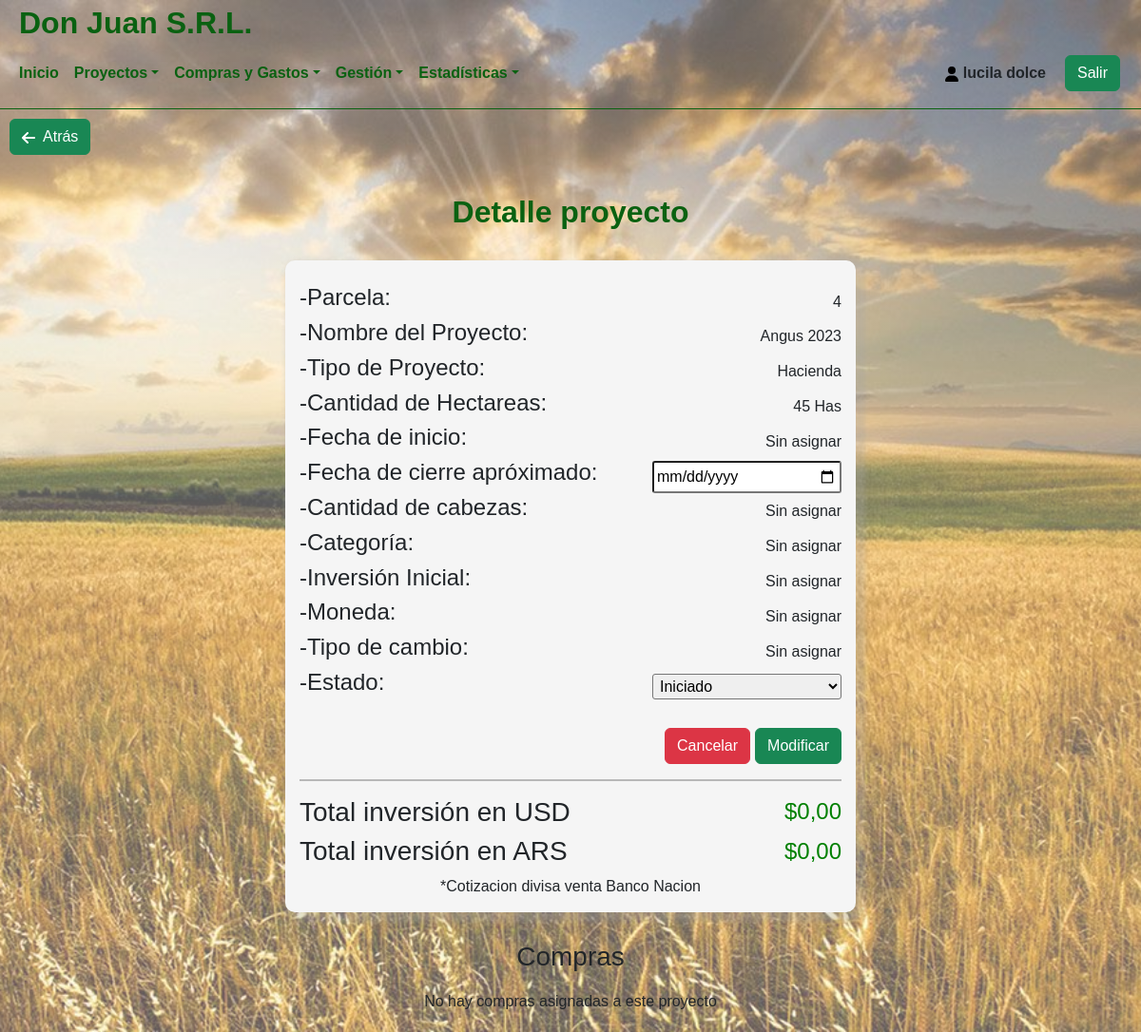
The app's page /System/detalleProyecto.php?no=6 (signed in) with its own data.
### tables this page shows
CREATE TABLE `usuarios` (
  `id_usuario` int(11) NOT NULL,
  `usuario` varchar(45) NOT NULL,
  `password` varchar(45) NOT NULL,
  `nombre` varchar(45) NOT NULL,
  `apellido` varchar(45) NOT NULL,
  `id_tipoUsuario` int(11) NOT NULL,
  `id_EstadoUsuario` int(1) NOT NULL
);

CREATE TABLE `proyectos` (
  `id_Proyecto` int(11) NOT NULL,
  `id_Parcela` int(11) NOT NULL,
  `nombreProyecto` varchar(45) NOT NULL,
  `id_TipoProyecto` int(11) NOT NULL,
  `cantidadHas` int(11) NOT NULL,
  `id_EstadoProyecto` int(11) NOT NULL
);

CREATE TABLE `tipoproyecto` (
  `id_tipoProyecto` int(11) NOT NULL,
  `tipoProyecto` varchar(45) NOT NULL
);

CREATE TABLE `estadoproyecto` (
  `id_EstadoProyecto` int(11) NOT NULL,
  `estado` varchar(45) NOT NULL
);

### System/detalleProyecto.php (the view, shortened to what this page needs)
<?php
include('../Template/Cabecera.php');
include('../Modelo/Conexion.php');
$iduser = $_SESSION['usuario'];
$sql = "SELECT * FROM usuarios WHERE usuario='$iduser'";
$resultado = $conexion->query($sql);
$row = $resultado->fetch_assoc();
$tipoUsu = $row['id_tipoUsuario'];
$consulta = Consultar($_GET['no']);
function Consultar($no_id)
{
    include('../Modelo/Conexion.php');
	$sentencia =  "SELECT * FROM proyectos WHERE id_Proyecto='".$no_id."'";
	$resultado = mysqli_query($conexion, $sentencia);
	$filas = mysqli_fetch_assoc($resultado);
	return [
		$filas['id_Proyecto'],
		$filas['id_Parcela'],
		$filas['nombreProyecto'],
		$filas['id_TipoProyecto'],
		$filas['cantidadHas'],
		$filas['id_EstadoProyecto'],
	];
}
$id = $consulta[0];
$estadoPro = $consulta[5];
?>
<div class="centrado">
    <div class="centrado-vlv">
        <a href="./todosLosProyectos.php"><button class="btn btn-success">&nbsp Atrás</button></a>
    </div>
    <div class="centrado--titulo">
    <h1>Detalle proyecto</h1>
    </div>
    <?php
        $sent= "SELECT estado FROM estadoproyecto WHERE id_EstadoProyecto = $consulta[5]";
        $resultado = $conexion->query($sent);
        $row = $resultado->fetch_assoc();
        $estado = $row['estado'];
    ?>
    <form class="centrado--form" name="form_mod" id="form_mod" action="./modProyecto.php" method="POST" enctype='multipart/form-data'>
    <div class="centrado--form--info" style="color:transparent;height:10px;">
            <div>
                <input style="color:transparent;" type="number" name="id" class="readonly" readonly value="<?php echo $id;?>">
            </div>
        </div>
        <div class="labelInput">
            <div>
                <h4>-Parcela:</h4>
            </div>
            <div>
                <p><?php echo $consulta[1];?></p>
            </div>
        </div>
        <div class="labelInput">
            <div>
                <h4>-Nombre del Proyecto:</h4>
            </div>
            <div>
                <p><?php echo $consulta[2];?></p>
            </div>
        </div>
        <div class="labelInput">
            <div>
                <h4>-Tipo de Proyecto:</h4>
            </div>
            <div>
                <p><?php
                $sent= "SELECT tipoProyecto FROM tipoproyecto WHERE id_tipoProyecto = $consulta[3]";
                $resultado = $conexion->query($sent);
                $row = $resultado->fetch_assoc();
                $tipo = $row['tipoProyecto'];
                echo $tipo;?></p>
            </div>
        </div>
        <div class="labelInput">
            <div>
                <h4>-Cantidad de Hectareas:</h4>
            </div>
            <div>
                <p><?php echo $consulta[4]." Has";?></p>
            </div>
        </div>
        <?php
            if($consulta[3] == 1){
                $sent= "SELECT dh.fechaInicio, dh.fechaCierre, dh.cantidadCabezas, ca.nombreCategoria, dh.inversion, m.moneda, dh.tipoCambio
                FROM detallehacienda dh
                INNER JOIN categoria ca ON ca.id_Categoria = dh.id_Categoria
                LEFT JOIN moneda m ON m.id_Moneda = dh.id_Moneda
                WHERE dh.id_Proyecto = $consulta[0]";
                $resultado = $conexion->query($sent);
                $row = $resultado->fetch_assoc();
                $fechaInicio = $row['fechaInicio'];
                $fechaCierre = $row['fechaCierre'];
                $cantidadCabezas = $row['cantidadCabezas'];
                $nombreCategoria = $row['nombreCategoria'];
                $inversion = $row['inversion'];
                $moneda = $row['moneda'];
                $tipoCambio = $row['tipoCambio'];
            ?>
        <div class="labelInput">
            <div>
                <h4>-Fecha de inicio:</h4>
            </div>
            <div>
                <p><?php
                    $fecIni = date("d-m-Y", strtotime($fechaInicio));
                    if($fecIni > "01-01-2000"){
                        echo $fecIni;
                    }
                    else{
                        echo "Sin asignar";
                    }
                ?></p>
            </div>
        </div>
        <div class="labelInput">
            <div>
                <h4>-Fecha de cierre apróximado:</h4>
            </div>
            <div>
                <?php
                    if($consulta[5] == 3){
                        $fecCie = date("d-m-Y", strtotime($fechaCierre));
                        echo $fecCie;
                    }else{?>
                        <input type="date" name="fechaCierreH" value="<?php echo $fechaCierre; ?>">
                    <?php }
                ?>
            </div>
        </div>
        <div class="labelInput">
            <div>
                <h4>-Cantidad de cabezas:</h4>
            </div>
            <div>
                <p><?php
                    if($cantidadCabezas > 0){
                        echo $cantidadCabezas;
                    }else{
                        echo "Sin asignar";
                    }
                ?></p>
            </div>
        </div>
        <div class="labelInput">
            <div>
                <h4>-Categoría:</h4>
            </div>
            <div>
                <p><?php
                    if($nombreCategoria != ""){
                        echo $nombreCategoria;
                    }else{
                        echo "Sin asignar";
                    }
                ?></p>
            </div>
        </div>
        <div class="labelInput">
            <div>
                <h4>-Inversión Inicial:</h4>
            </div>
            <div>
                <p><?php
                    if($inversion > 0){
                        $inv = number_format($inversion, 2, ',','.');
                        echo "$".$inv;
                    }else{
                        echo "Sin asignar";
                    }
                ?></p>
            </div>
        </div>
        <div class="labelInput">
            <div>
                <h4>-Moneda:</h4>
            </div>
            <div>
                <p><?php
                    if($moneda != ""){
                        echo $moneda;
                    }else{
                        echo "Sin asignar";
                    }
                ?></p>
            </div>
        </div>
        <div class="labelInput">
            <div>
                <h4>-Tipo de cambio:</h4>
            </div>
            <div>
                <p><?php
                    if($tipoCambio > 0){
                        $tipoCam = number_format($tipoCambio, 2, ',','.');
                        echo "$".$tipoCam;
                    }else{
                        echo "Sin asignar";
                    }
                ?></p>
            </div>
        </div>
            <?php }?>
        <?php $valorProyecto = $consulta[3]; ?>
        <div class="labelInput">
            <div>
                <h4>-Estado:</h4>
            </div>
            <div>
            <?php
                if($consulta[5] == 3){
                    $sent= "SELECT estado
                    FROM estadoproyecto
                    WHERE id_EstadoProyecto = '$consulta[5]'";
                    $resultado = $conexion->query($sent);
                    $row = $resultado->fetch_assoc();
                    $estado = $row['estado'];
                    echo $estado;
                }else{?>
                <select name="estado" required>
					<option selected value="100"><?php echo $estado?></option>
                </select>
                <?php }
            ?>
            </div>
        </div>
        <?php
        if($estadoPro != 3 AND $tipoUsu == 1){?>
            <div class="labelInputbtn" style="gap:5px;margin-top:25px;">
                <button type="reset" class="btn btn-danger">Cancelar</button>
                <button type="button" id="btnform" value="primero" class="btn btn-success">Modificar</button>
            </div>
        <?php }?>
        <hr style="border: 1px solid black;width:100%;height:1px;"/>
<?php
if($valorProyecto == 1){
    $enPesos = 0;
    $enDolares = 0;
    $enDolares = $enDolares + $invInicialDolares;
    $enPesos = $enPesos + $invInicialPesos;
    $dolares = number_format($enDolares, 2, ',','.');
    $pesos = number_format($enPesos, 2, ',','.');
    ?>
        <div class="labelInput">
            <div>
                <h3>Total inversión en USD</h3>
            </div>
            <div>
                <h4 style="color:green;"><?php echo "$".$dolares;?></h4>
            </div>
        </div>
        <div class="labelInput">
            <div>
                <h3>Total inversión en ARS</h3>
            </div>
            <div>
            <h4 style="color:green;"><?php echo "$".$pesos;?></h4>
            </div>
        </div>
        <?php }?>
        <p>*Cotizacion divisa venta Banco Nacion</p>
    </form>
    <h3>Compras</h3>
    <?php
    $total = mysqli_num_rows(mysqli_query($conexion,"SELECT id_CompraProyecto FROM compraproyecto WHERE id_Proyecto = '$id'"));
    if($total==0){
        echo "<p>No hay compras asignadas a este proyecto</p>";
    }
        ?>
</div>
</body>

### Template/Cabecera.php (shortened to what this page needs)
<?php
include ("../Modelo/Conexion.php");
$iduser = $_SESSION['usuario'];
$sql = "SELECT * FROM usuarios WHERE usuario='$iduser'";
$resultado = $conexion->query($sql);
$row = $resultado->fetch_assoc();
$nombre = $row['nombre'];
$apellido = $row['apellido'];
$tipoUsu = $row['id_tipoUsuario'];
?>
<!DOCTYPE html>
<html lang="es">
<head>
    <link href="https://cdn.jsdelivr.net/npm/bootstrap@5.2.0-beta1/dist/css/bootstrap.min.css" rel="stylesheet">
    <link href="https://unpkg.com/aos@2.3.1/dist/aos.css" rel="stylesheet">
	<link rel="stylesheet" href="../Css/estilos.css">
</head>
<body>
<header class="hea-pri" >
	<div class="titPrincipal">
		<h1>Don Juan S.R.L.</h1>
	</div>
    <nav class="navbar navbar-expand-lg navbar-light" style="border-bottom: 1px solid #0a6111;">
        <div class="container-fluid navpri">
            <div class="collapse navbar-collapse" id="navbarNav" >
                <ul class="navbar-nav">
				<li class="nav-item">
					<a href="./Inicio.php" class="nav-link" style="color: #0a6111;" aria-current="page">Inicio</a>
				</li>
                <li class="nav-item dropdown">
                        <a href="#" class="nav-link dropdown-toggle " id="navbarDropdown" role="button" data-bs-toggle="dropdown" aria-expanded="false" style="color: #0a6111;">Proyectos</a>
                    </li>
                    <li class="nav-item dropdown">
                        <a href="#" class="nav-link dropdown-toggle " id="navbarDropdown" role="button" data-bs-toggle="dropdown" aria-expanded="false" style="color: #0a6111;">Compras y Gastos</a>
                    </li>
					<?php if($tipoUsu == 1){;?>
					<li class="nav-item dropdown">
                        <a href="#" class="nav-link dropdown-toggle " id="navbarDropdown" role="button" data-bs-toggle="dropdown" aria-expanded="false" style="color: #0a6111;">Gestión</a>
                    </li>
					<?php };?>
					<li class="nav-item dropdown">
                        <a href="#" class="nav-link dropdown-toggle " id="navbarDropdown" role="button" data-bs-toggle="dropdown" aria-expanded="false" style="color: #0a6111;">Estadísticas</a>
                    </li>
                </ul>
            </div>
            <div class="exit">
				<div class="exit-name">
				<p><svg xmlns="http://www.w3.org/2000/svg" height="1em" viewBox="0 0 448 512" style="fill:#000000;"><path d="M224 256A128 128 0 1 0 224 0a128 128 0 1 0 0 256zm-45.7 48C79.8 304 0 383.8 0 482.3C0 498.7 13.3 512 29.7 512H418.3c16.4 0 29.7-13.3 29.7-29.7C448 383.8 368.2 304 269.7 304H178.3z"/></svg>&nbsp<?php echo $nombre." ".$apellido;?></p>
				</div>
				<div class="exit-exit">
					<a href="../index.php">
						<button class="btn btn-success">Salir</button>
					</a>
				</div>
			</div>
        </div>
    </nav>
</header>

### Css/estilos.css (style rules this page uses)
* { margin: 0; padding: 0; box-sizing: border-box; font-family: 'Montserrat Alternates', sans-serif; }
body { background-color: whitesmoke; background-image: linear-gradient( to right, rgba(255, 255, 255, 0.35), rgba(255, 255, 255, 0.35) ), url('../imagenes/campo.jpg'); background-repeat: no-repeat; background-attachment: fixed; background-size: cover; object-fit: cover; background-repeat: no-repeat; background-position: center center; justify-content: center; align-items: center; height: auto; }
a { text-decoration: none; }
h1 { color: #0a6111; display: block; font-size: 2em; margin-block-start: 0.67em; margin-block-end: 0.67em; margin-inline-start: 0px; margin-inline-end: 0px; font-weight: bold; }
.nav-link { font-weight: bold; }
.exit-name { font-weight: bold; }
.titPrincipal { width: 100%; height: 40px; display: flex; justify-content: flex-start; }
.titPrincipal h1 { margin-left: 20px; margin-block-start: 0.15em; }
.centrado-vlv { padding: 10px; width: 100%; display: flex; justify-content: flex-start; }
.centrado { width: 100%; display: flex; justify-content: center; align-items: center; flex-direction: column; margin-bottom: 20px; gap: 10px; }
.centrado--form { width: 600px; padding: 15px; display: flex; justify-content: center; align-items: center; flex-direction: column; }
.readonly { width: 40px; background-color: transparent; border: none; cursor: default; }
.labelInput { width: 100%; display: flex; justify-content: space-between; align-items: center; }
.labelInputbtn { width: 100%; display: flex; justify-content: flex-end; }
select, input[type="date"] { width: 199px; padding: 3px; border-radius: 3px; }
.centrado--form--info { width: 100%; display: flex; justify-content: space-between; align-items: center; }
p { margin: 0%; }
form { padding: 20px; box-shadow: 5px 5px 5px 5px rgba(165, 164, 164, 0.3); border-radius: 10px; background-color: whitesmoke; margin-bottom: 20px; }
.exit { padding: 10px; display: flex; justify-content: center; align-items: center; flex-direction: row; gap: 20px; font-family: 'Montserrat Alternates', sans-serif; }

### records on screen
usuarios: nombre "lucila", apellido "dolce"
proyectos: id "6", id_Parcela "4", nombreProyecto "Angus 2023", cantidadHas "45"
tipoproyecto: tipoProyecto "Hacienda"
estadoproyecto: estado "Iniciado"

### other values on screen
$dolares "0,00"
$pesos "0,00"
